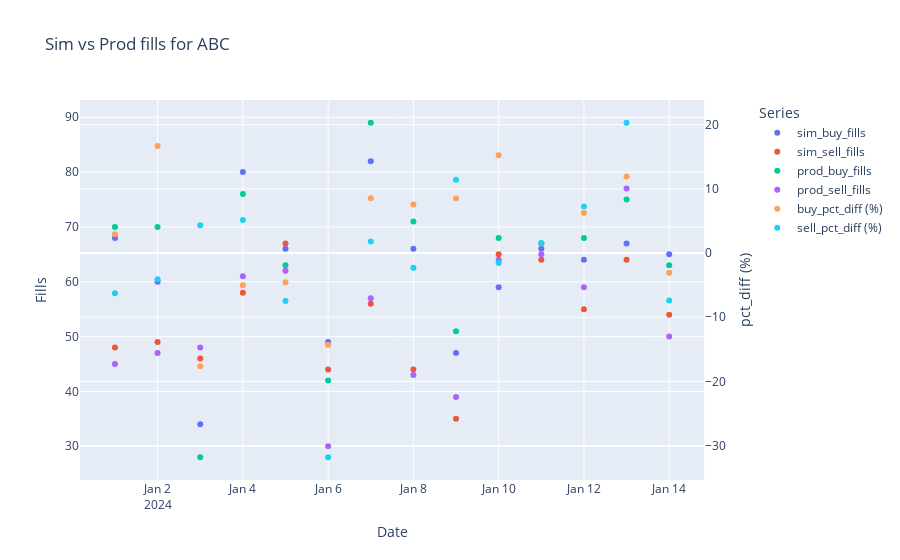

Notebook cell for this chart:
### Code cell
fig = plot_fills(df, group=FILL_GROUP)
fig
